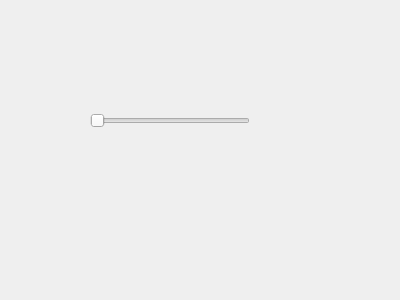
<?xml version="1.0" encoding="UTF-8"?>
<ui version="4.0">
 <class>Form</class>
 <widget class="QWidget" name="Form">
  <property name="geometry">
   <rect>
    <x>0</x>
    <y>0</y>
    <width>400</width>
    <height>300</height>
   </rect>
  </property>
  <property name="windowTitle">
   <string>Form</string>
  </property>
  <widget class="QSlider" name="slider">
   <property name="geometry">
    <rect>
     <x>90</x>
     <y>110</y>
     <width>160</width>
     <height>22</height>
    </rect>
   </property>
   <property name="orientation">
    <enum>Qt::Horizontal</enum>
   </property>
  </widget>
 </widget>
 <resources/>
 <connections/>
</ui>
